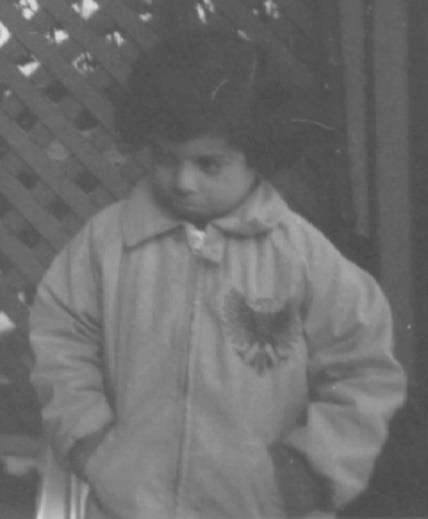
#> input picture Visualization Codes/enhance.jpg, 428 x 519 px
$ python enhance_histogram.py
#> lines starting #> are read from the running program, lines starting #| are printed output that depends on the picture
#write a python script to enhance the grey scale image using simple histogram equalization technique and display the equalized histogram along with the result image
import cv2
import numpy
from matplotlib import pyplot as plt
inpImg = 'enhance.jpg'
img = cv2.imread(inpImg)
#> img is the input picture: shape (519, 428, 3); min 73, max 228, mean 109.8
img_to_yuv = cv2.cvtColor(img,cv2.COLOR_BGR2YUV)
#> img_to_yuv: shape (519, 428, 3); mean of channels 0, 1, 2 109.8, 128, 128
img_to_yuv[:,:,0] = cv2.equalizeHist(img_to_yuv[:,:,0])
#> img_to_yuv: shape (519, 428, 3); mean of channels 0, 1, 2 129.5, 128, 128
hist_equalization_result = cv2.cvtColor(img_to_yuv,cv2.COLOR_YUV2BGR)
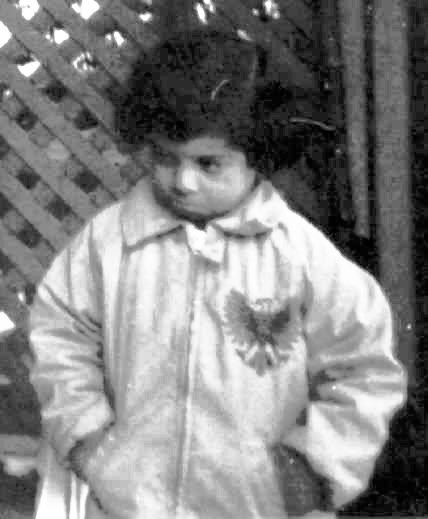
#> hist_equalization_result: shape (519, 428, 3); min 0, max 255, mean 129.5
outputImg = 'result.jpg'
cv2.imwrite(outputImg, hist_equalization_result)
inpImg = 'result.jpg'
img = cv2.imread(inpImg, cv2.IMREAD_GRAYSCALE)
#> img: shape (519, 428); min 0, max 255, mean 129.5
cv2.imshow('Result',img)
hist = cv2.calcHist([img],[0],None,[256],[0,256])
#> hist = 256 values, max 4666 at index 28, min 30 at index 23, mean 867.7
plt.hist(img.ravel(),256,[0,256])
plt.title('Histogram for the image')
plt.show()
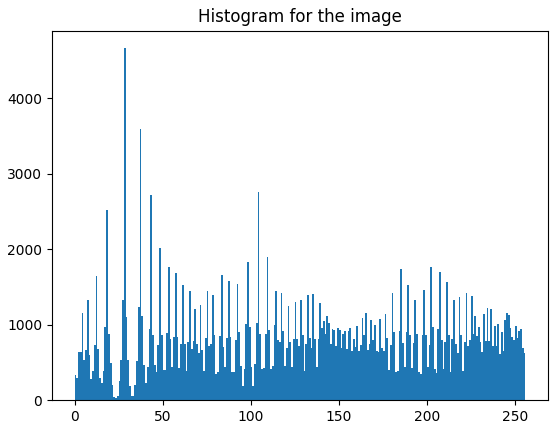
#> figure drawn by matplotlib, 1 panel; tallest bar 4666 high, from x = 28 to 29
while True:
	k = cv2.waitKey(0) & 0xFF
#> (key Esc is pressed here)
	if k == 27: break
cv2.destroyAllWindows()
